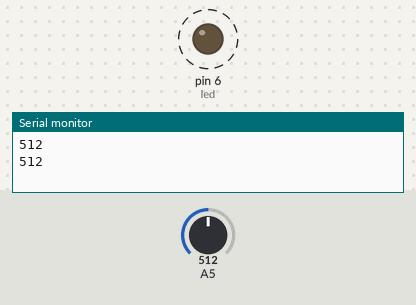
A sketch run on a simulated Arduino Uno, built with avr-gcc and run on an emulated ATmega328P. Shown: output pins drawn as LEDs (lit = HIGH), the last lines printed to the serial monitor. Dashed ring = blinking. The inputs (shaded band) are chosen by the test bench; at power-on: A5 = 512.

Above: at 1.8 s.
1.9 s: A5 set to 0
At 3.0 s:
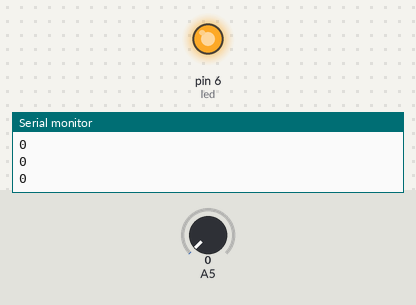
3.6 s: A5 set to 122
At 3.91 s:
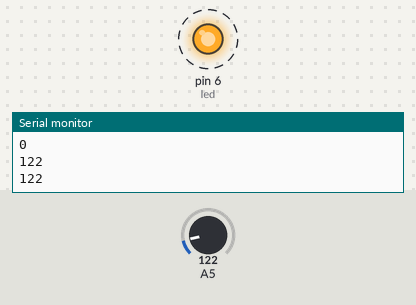
Timing chart, 0 to 13.1 s (numbered marks = the images above; inputs shaded):
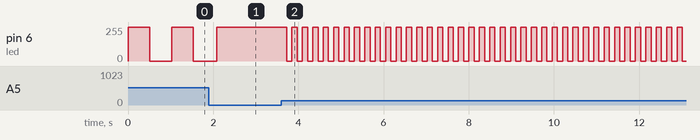

The sketch:

pot.ino
```cpp
int led = 6;
void setup() {
 pinMode(led, OUTPUT);
 // This turns on the serial connection
 Serial.begin(9600);
}

void loop() {
  int pot;
  digitalWrite(led, HIGH);
  pot = analogRead(A5);
  // this prints a line with the potentiometer reading
  Serial.println(pot);
  delay(pot);
  digitalWrite(led, LOW);
  delay(pot);
}
```

Measured:
- after the input at 3.6 s, pin 6 (led): alternates 255/255 for 0.12 s and 0/255 for 0.12 s, starting after 0.05 s
- by itself, pin 6 (led): alternates 255/255 for 0.51 s and 0/255 for 0.51 s
